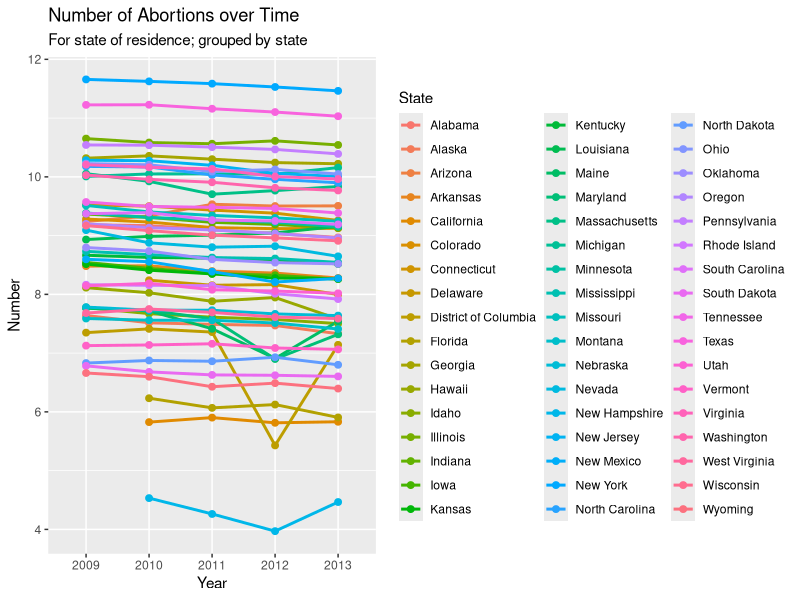
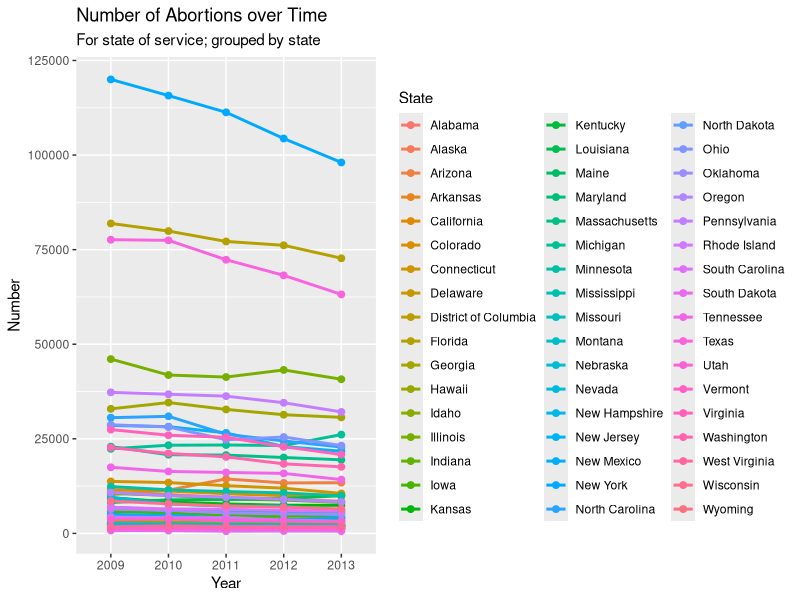
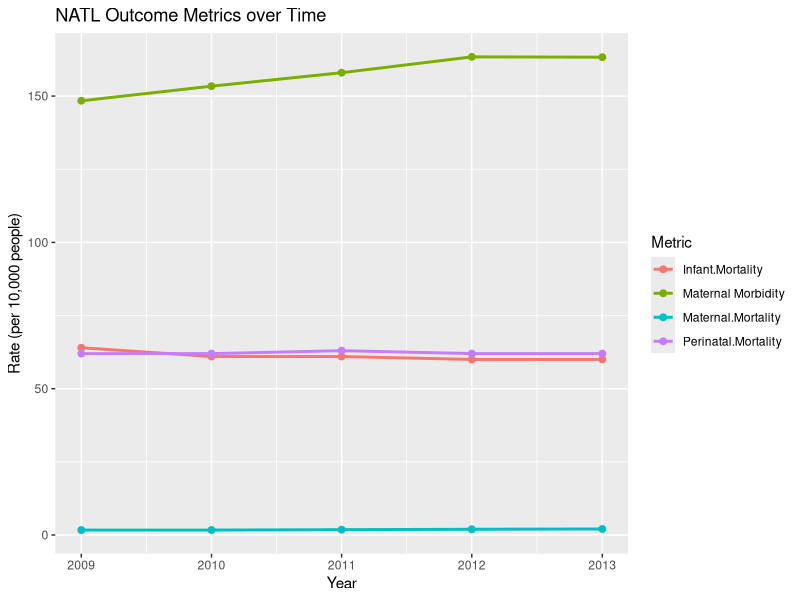

Write the R code that produced these figures, in order.
## Analysis file
#

# Needed libraries
library(readr)
library(tidyr)
library(lubridate)
library(tibble)
library(ggplot2)
library(dplyr)


# Read in data
abortions.by.residence <- read_csv('Data/abortion.by.residence.csv')
abortions.by.service <- read_csv('Data/abortion.by.service.csv')
natl.outcome.measures <- read_csv('Data/natl.outcome.measures.csv') %>%
    select(year,
           (1:4)) %>%
    rename(Year = year) %>%
    mutate(Year = make_date(Year))


################
### Analysis ###
################

## Sum abortion data ##

residence.totals <- colSums(abortions.by.residence[, -1], na.rm = T) %>%
    as_tibble() %>%
    rownames_to_column(var = 'Year') %>%
    mutate(Year = make_date(Year))

service.totals <- colSums(abortions.by.service[, -1], na.rm = T) %>%
    as_tibble() %>%
    rownames_to_column(var = 'Year') %>%
    mutate(Year = make_date(Year))


## Summary plots ##

# NATL data over time
natl.long <- natl.outcome.measures %>%
    gather('Metric', 'Rate', 2:5)

g.natl.summary <- ggplot(data = natl.long,
                         aes(x = Year,
                             y = Rate,
                             color = Metric,
                             group = Metric)) +
    geom_line(size = 1) +
    geom_point(size = 2) +
    labs(title = 'NATL Outcome Metrics over Time',
         x = 'Year',
         y = 'Rate (per 10,000 people)')

# g.natl.summary


# Abortions by state of residence over time
ab.res.long <- abortions.by.residence %>%
    gather('Year', 'value', -1)

g.ab.res.summary <- ggplot(data = ab.res.long,
                           aes(x = Year,
                               y = log(value),
                               color = State,
                               group = State)) +
    geom_line(size = 1) +
    geom_point(size = 2) +
    labs(title = 'Number of Abortions over Time',
         subtitle = 'For state of residence; grouped by state',
         x = 'Year',
         y = 'Number')

# g.ab.res.summary


# Abortions by state of service over time
ab.srv.long <- abortions.by.service %>%
    gather('Year', 'value', -1)

g.ab.srv.summary <- ggplot(data = ab.srv.long,
                           aes(x = Year,
                               y = value,
                               color = State,
                               group = State)) +
    geom_line(size = 1) +
    geom_point(size = 2) +
    labs(title = 'Number of Abortions over Time',
         subtitle = 'For state of service; grouped by state',
         x = 'Year',
         y = 'Number')

# g.ab.srv.summary


## Basic correlation tests ##

# cor.test(residence.totals$value, natl.outcome.measures$Maternal.Mortality)
# plot(residence.totals$value, natl.outcome.measures$Maternal.Mortality)

